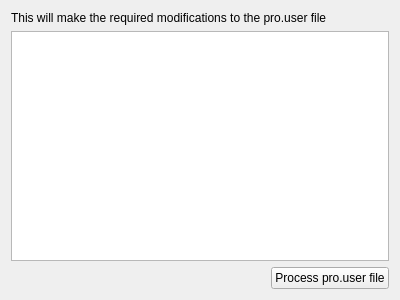
<?xml version="1.0" encoding="UTF-8"?>
<ui version="4.0">
 <class>PrepareProUserFile</class>
 <widget class="QWizardPage" name="PrepareProUserFile">
  <property name="geometry">
   <rect>
    <x>0</x>
    <y>0</y>
    <width>400</width>
    <height>300</height>
   </rect>
  </property>
  <property name="windowTitle">
   <string>WizardPage</string>
  </property>
  <layout class="QGridLayout" name="gridLayout">
   <item row="2" column="1">
    <widget class="QPushButton" name="startButton">
     <property name="text">
      <string>Process pro.user file</string>
     </property>
    </widget>
   </item>
   <item row="2" column="0">
    <spacer name="horizontalSpacer">
     <property name="orientation">
      <enum>Qt::Horizontal</enum>
     </property>
     <property name="sizeHint" stdset="0">
      <size>
       <width>40</width>
       <height>20</height>
      </size>
     </property>
    </spacer>
   </item>
   <item row="1" column="0" colspan="2">
    <widget class="QPlainTextEdit" name="log"/>
   </item>
   <item row="0" column="0" colspan="2">
    <widget class="QLabel" name="label">
     <property name="text">
      <string>This will make the required modifications to the pro.user file</string>
     </property>
     <property name="wordWrap">
      <bool>true</bool>
     </property>
    </widget>
   </item>
  </layout>
 </widget>
 <resources/>
 <connections/>
</ui>
